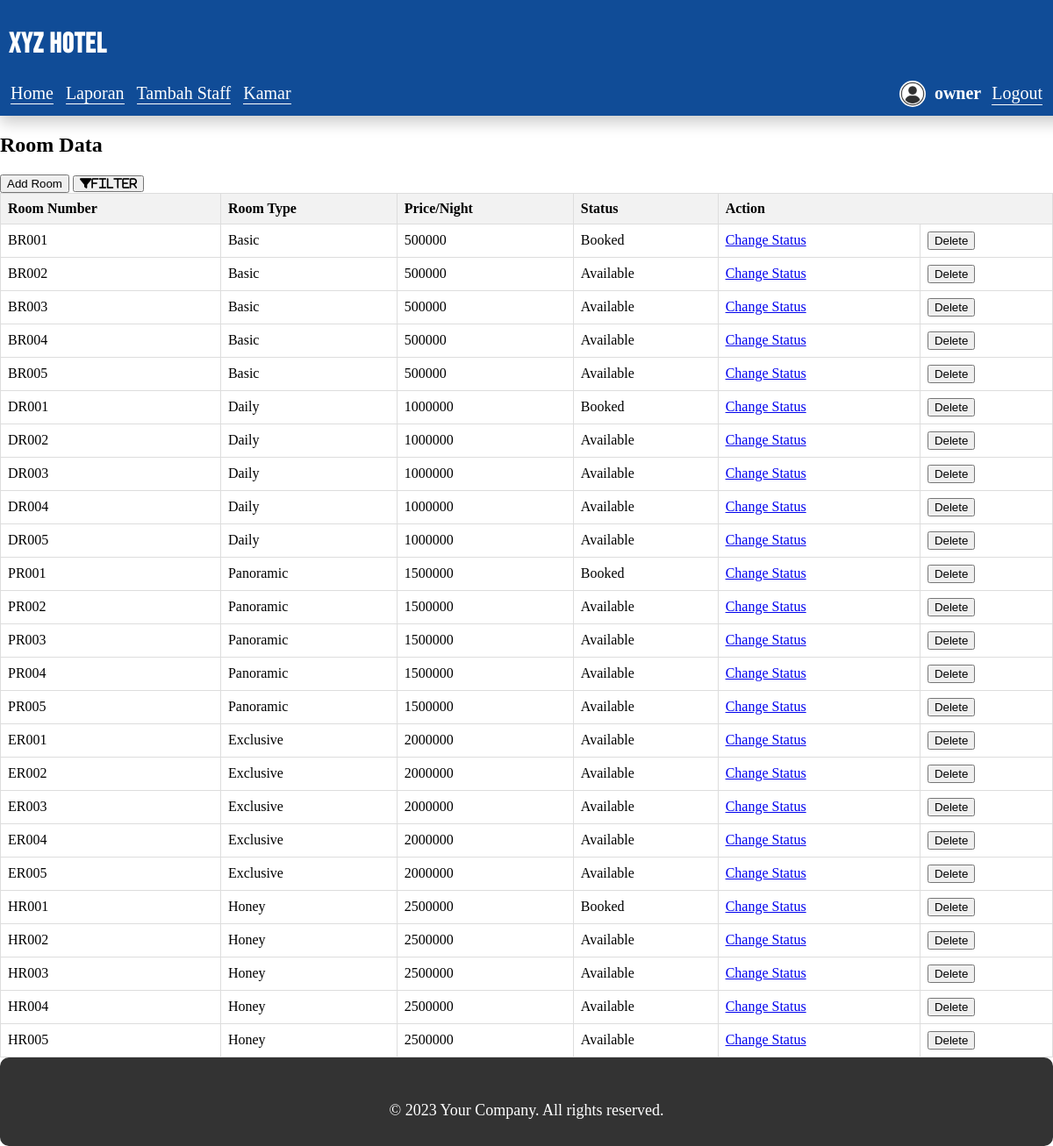
Before: /owner/ruang.php (signed in) with the older database file.
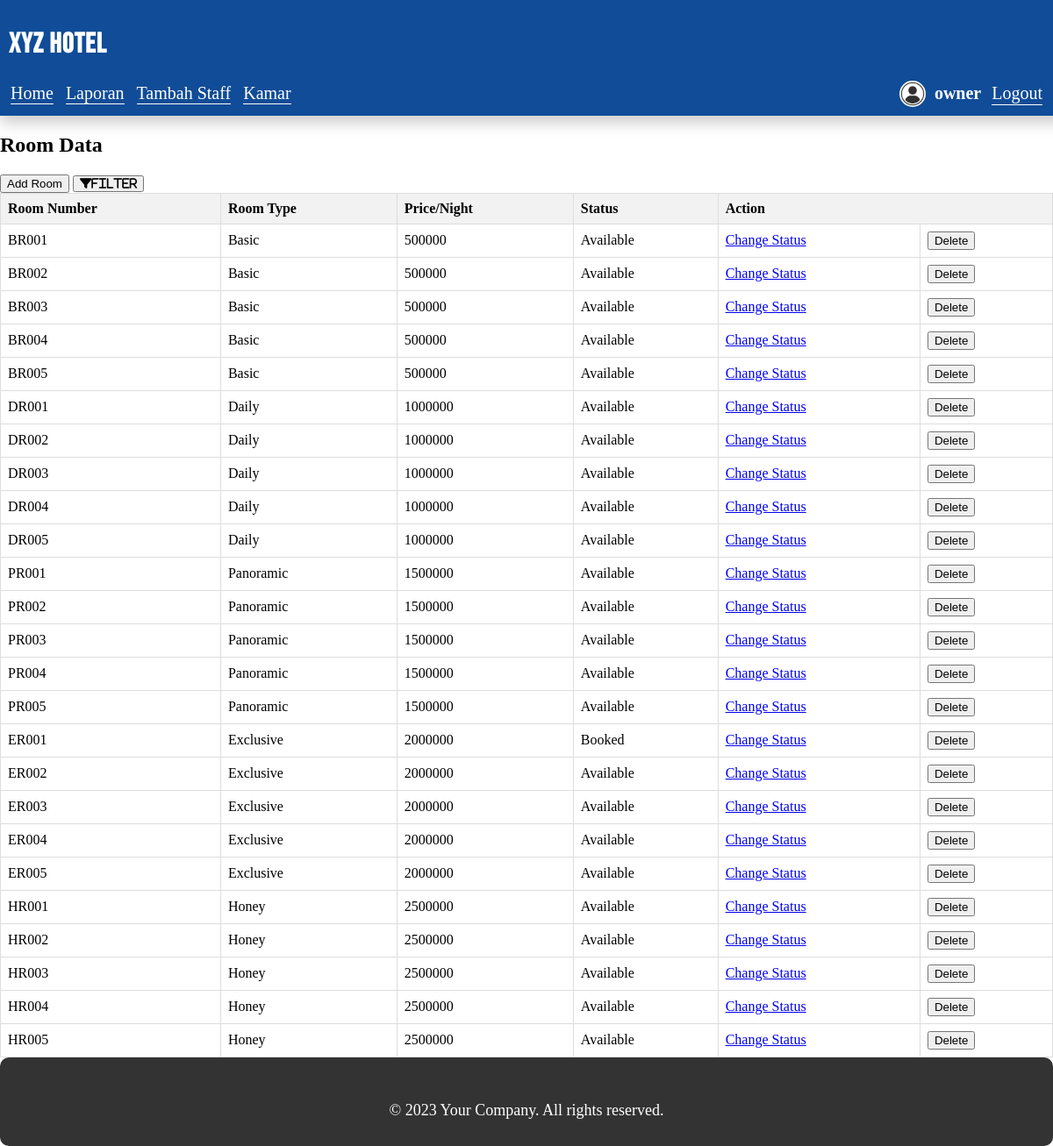
After: the same page with the newer database file.
### tables this page shows
CREATE TABLE `room` (
  `id_room` varchar(10) NOT NULL,
  `tipe_room` varchar(10) NOT NULL,
  `harga_room` int(100) NOT NULL,
  `status` varchar(10) NOT NULL
);

### owner/ruang.php (the view, shortened to what this page needs)
<?php
require_once("../koneksi.php");
$filter = "";
$sql = "SELECT * FROM room $filter ORDER BY harga_room ASC, id_room ASC";
$result = $koneksi->query($sql);
?>
<!DOCTYPE html>
<html lang="en">
<head>
    <link href="../assets/vendor/fontawesome-free/css/all.min.css" rel="stylesheet" type="text/css">
    <link rel="stylesheet" href="../assets/css/navbar.css">
</head>
<body>
<?php include 'navbar.php' ?>
    <h2>Room Data</h2>
    <button onclick="window.location.href='add_room.php'">Add Room</button>
    <button class="fa fa-filter" onclick="togglePopup()">Filter</button>
    <table>
        <tr>
            <th>Room Number</th>
            <th>Room Type</th>
            <th>Price/Night</th>
            <th>Status</th>
            <th colspan="2">Action</th>
        </tr>
        <?php
        if ($result->num_rows > 0) {
            while($row = $result->fetch_assoc()) {
                echo "<tr>";
                echo "<td>" . $row["id_room"] . "</td>";
                echo "<td>" . $row["tipe_room"] . "</td>";
                echo "<td>" . $row["harga_room"] . "</td>";
                echo "<td>" . $row["status"] . "</td>";
                echo "<td><a href='ubah_status.php?id=" . $row["id_room"] . "' class='status-change-link'>Change Status</a></td>";
                echo "<td>
                        <form method='post'> <input type='hidden' name='hapus_id' value='" . $row["id_room"] . "'>
                        <button type='submit' name='hapus_btn'>Delete</button>
                        </form>
                     </td>";
                echo "</tr>";
            }
        } else {
            echo "<tr><td colspan='6'>No rooms found</td></tr>";
        }
        ?>
    </table>
<footer class="foot">
<div class="footer-bottom">
            <p>&copy; 2023 Your Company. All rights reserved.</p>
          </div>
</footer>
</body>
</html>

### owner/navbar.php (shortened to what this page needs)
<!DOCTYPE html>
<html lang="en">
<head>
    <link rel="stylesheet" href="../assets/css/navbar.css">
</head>
<body>
    <div class="navbar">
        <h1>XYZ <span>Hotel</span></h1>
        <div class="subnav">
            <ul>
                <li><a href="halaman_owner.php">Home</a></li>
                <li><a href="laporan.php">Laporan</a></li>
                <li><a href="regisAdm.php">Tambah Staff</a></li>
                <li><a href="ruang.php">Kamar</a></li>
            </ul>
            <div class="user-info">
                <img src="../assets/images/user.jpg" alt="User Icon" class="user-icon">
                <b class="user-name" ><?php echo $_SESSION['username'];  ?></b>
                <a href="../logout.php"  class="logout-btn" >Logout</a>
            </div>
        </div>
    </div>
</body>
</html>

### assets/css/navbar.css (style rules this page uses)
body { margin: 0; padding: 0; }
.navbar { background-color: #104c97; color: white; padding: 10px; width: 100%; box-shadow:0 8px 16px 0 rgba(0,0,0,0.2); top: 0; z-index: 9999; }
.navbar h1 { font-family: 'Bebas Neue'; letter-spacing: 1px; }
.subnav { display: flex; justify-content: space-between; align-items: center; }
.subnav ul { list-style-type: none; display: flex; margin: 0; padding: 0; }
.subnav li { margin-right: 10px; display: inline; }
.user-info { display: flex; align-items: center; padding-right: 20px; }
.user-icon { width: 30px; height: 30px; border-radius: 50%; margin-right: 10px; }
.user-name { color: white; font-size: 20px; margin-right: 10px; }
.logout-btn { background-color: #104c97; color: white; padding: 5px 10px; border-radius: 5px; text-decoration: none; }
.foot { position: relative; bottom: -0; font-size: 18px; width: 100%; background-color: #333; color: #fff; padding: 30px 0; border-radius: 10px; }
.footer-bottom { margin-top: 20px; text-align: center; }
.footer-bottom p { margin: 0; }

### owner/ruang.php (style rules this page uses)
table { width: 100%; border-collapse: collapse; }
th, td { border: 1px solid #dddddd; text-align: left; padding: 8px; }
th { background-color: #f2f2f2; }

Changed rows visible on the page:
changed room "BR001": status "Booked" → "Available"
changed room "DR001": status "Booked" → "Available"
changed room "PR001": status "Booked" → "Available"
changed room "ER001": status "Available" → "Booked"
changed room "HR001": status "Booked" → "Available"
